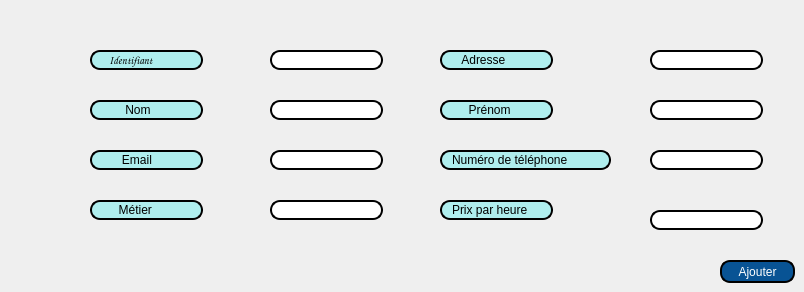
      <widget class="QWidget" name="tab_2">
       <attribute name="title">
        <string>Modifier</string>
       </attribute>
       <widget class="QLineEdit" name="lineEdit_128">
        <property name="geometry">
         <rect>
          <x>650</x>
          <y>150</y>
          <width>113</width>
          <height>20</height>
         </rect>
        </property>
        <property name="styleSheet">
         <string notr="true">border: 2px solid black;
border-radius: 10px;
padding: 0 8px;
background: white;
selection-background-color: gray;</string>
        </property>
       </widget>
       <widget class="QLineEdit" name="lineEdit_129">
        <property name="geometry">
         <rect>
          <x>270</x>
          <y>200</y>
          <width>113</width>
          <height>20</height>
         </rect>
        </property>
        <property name="styleSheet">
         <string notr="true">border: 2px solid black;
border-radius: 10px;
padding: 0 8px;
background: white;
selection-background-color: gray;</string>
        </property>
       </widget>
       <widget class="QLineEdit" name="lineEdit_130">
        <property name="geometry">
         <rect>
          <x>440</x>
          <y>50</y>
          <width>113</width>
          <height>20</height>
         </rect>
        </property>
        <property name="styleSheet">
         <string notr="true">border: 2px solid black;
font: 75 8pt &quot;MS Shell Dlg 2&quot;;
border-radius: 10px;
padding: 0 8px;
background: #AFEEEE;
font: bold, &quot;Comic Sans MS&quot;;;
text-align:center;</string>
        </property>
        <property name="text">
         <string>   Adresse</string>
        </property>
        <property name="readOnly">
         <bool>true</bool>
        </property>
       </widget>
       <widget class="QLineEdit" name="lineEdit_131">
        <property name="geometry">
         <rect>
          <x>650</x>
          <y>100</y>
          <width>113</width>
          <height>20</height>
         </rect>
        </property>
        <property name="styleSheet">
         <string notr="true">border: 2px solid black;
border-radius: 10px;
padding: 0 8px;
background: white;
selection-background-color: gray;</string>
        </property>
       </widget>
       <widget class="QLineEdit" name="lineEdit_132">
        <property name="geometry">
         <rect>
          <x>90</x>
          <y>200</y>
          <width>113</width>
          <height>20</height>
         </rect>
        </property>
        <property name="styleSheet">
         <string notr="true">border: 2px solid black;
font: 75 8pt &quot;MS Shell Dlg 2&quot;;
border-radius: 10px;
padding: 0 8px;
background: #AFEEEE;
font: bold, &quot;Comic Sans MS&quot;;;
text-align:center;</string>
        </property>
        <property name="text">
         <string>     Métier</string>
        </property>
        <property name="readOnly">
         <bool>true</bool>
        </property>
       </widget>
       <widget class="QLineEdit" name="lineEdit_133">
        <property name="geometry">
         <rect>
          <x>270</x>
          <y>50</y>
          <width>113</width>
          <height>20</height>
         </rect>
        </property>
        <property name="styleSheet">
         <string notr="true">border: 2px solid black;
border-radius: 10px;
padding: 0 8px;
background: white;
selection-background-color: gray;</string>
        </property>
       </widget>
       <widget class="QLineEdit" name="lineEdit_134">
        <property name="geometry">
         <rect>
          <x>440</x>
          <y>200</y>
          <width>113</width>
          <height>20</height>
         </rect>
        </property>
        <property name="styleSheet">
         <string notr="true">border: 2px solid black;
font: 75 8pt &quot;MS Shell Dlg 2&quot;;
border-radius: 10px;
padding: 0 8px;
background: #AFEEEE;
font: bold, &quot;Comic Sans MS&quot;;;
text-align:center;</string>
        </property>
        <property name="text">
         <string>Prix par heure</string>
        </property>
        <property name="readOnly">
         <bool>true</bool>
        </property>
       </widget>
       <widget class="QLineEdit" name="lineEdit_135">
        <property name="geometry">
         <rect>
          <x>90</x>
          <y>150</y>
          <width>113</width>
          <height>20</height>
         </rect>
        </property>
        <property name="styleSheet">
         <string notr="true">border: 2px solid black;
font: 75 8pt &quot;MS Shell Dlg 2&quot;;
border-radius: 10px;
padding: 0 8px;
background: #AFEEEE;
font: bold, &quot;Comic Sans MS&quot;;;
text-align:center;</string>
        </property>
        <property name="text">
         <string>      Email</string>
        </property>
        <property name="readOnly">
         <bool>true</bool>
        </property>
       </widget>
       <widget class="QLineEdit" name="lineEdit_136">
        <property name="geometry">
         <rect>
          <x>270</x>
          <y>150</y>
          <width>113</width>
          <height>20</height>
         </rect>
        </property>
        <property name="styleSheet">
         <string notr="true">border: 2px solid black;
border-radius: 10px;
padding: 0 8px;
background: white;
selection-background-color: gray;</string>
        </property>
       </widget>
       <widget class="QLineEdit" name="lineEdit_137">
        <property name="geometry">
         <rect>
          <x>650</x>
          <y>210</y>
          <width>113</width>
          <height>20</height>
         </rect>
        </property>
        <property name="styleSheet">
         <string notr="true">border: 2px solid black;
border-radius: 10px;
padding: 0 8px;
background: white;
selection-background-color: gray;</string>
        </property>
       </widget>
       <widget class="QLineEdit" name="lineEdit_138">
        <property name="geometry">
         <rect>
          <x>90</x>
          <y>50</y>
          <width>113</width>
          <height>20</height>
         </rect>
        </property>
        <property name="font">
         <font>
          <family>Comic Sans MS</family>
          <pointsize>8</pointsize>
          <weight>75</weight>
          <italic>false</italic>
          <bold>true</bold>
         </font>
        </property>
        <property name="toolTip">
         <string>&lt;html&gt;&lt;head/&gt;&lt;body&gt;&lt;p align=&quot;center&quot;&gt;&lt;br/&gt;&lt;/p&gt;&lt;/body&gt;&lt;/html&gt;</string>
        </property>
        <property name="styleSheet">
         <string notr="true">border: 2px solid black;
font: 75 8pt &quot;MS Shell Dlg 2&quot;;
border-radius: 10px;
padding: 0 8px;
background: #AFEEEE;
font: bold, &quot;Comic Sans MS&quot;;;
text-align:center;
</string>
        </property>
        <property name="text">
         <string>   Identifiant</string>
        </property>
        <property name="readOnly">
         <bool>true</bool>
        </property>
       </widget>
       <widget class="QLineEdit" name="lineEdit_139">
        <property name="geometry">
         <rect>
          <x>90</x>
          <y>100</y>
          <width>113</width>
          <height>20</height>
         </rect>
        </property>
        <property name="styleSheet">
         <string notr="true">border: 2px solid black;
font: 75 8pt &quot;MS Shell Dlg 2&quot;;
border-radius: 10px;
padding: 0 8px;
background: #AFEEEE;
font: bold, &quot;Comic Sans MS&quot;;;
text-align:center;</string>
        </property>
        <property name="text">
         <string>       Nom</string>
        </property>
        <property name="readOnly">
         <bool>true</bool>
        </property>
       </widget>
       <widget class="QPushButton" name="Ajouter_Employe_5">
        <property name="geometry">
         <rect>
          <x>720</x>
          <y>260</y>
          <width>75</width>
          <height>23</height>
         </rect>
        </property>
        <property name="styleSheet">
         <string notr="true">border: 2px solid black;
border-radius: 10px;
padding: 0 8px;
color: rgb(255, 255, 255);
background:#085394	;
font: bold, &quot;Comic Sans MS&quot;;
</string>
        </property>
        <property name="text">
         <string>Ajouter</string>
        </property>
       </widget>
       <widget class="QLineEdit" name="lineEdit_140">
        <property name="geometry">
         <rect>
          <x>440</x>
          <y>100</y>
          <width>113</width>
          <height>20</height>
         </rect>
        </property>
        <property name="styleSheet">
         <string notr="true">border: 2px solid black;
font: 75 8pt &quot;MS Shell Dlg 2&quot;;
border-radius: 10px;
padding: 0 8px;
background: #AFEEEE;
font: bold, &quot;Comic Sans MS&quot;;;
text-align:center;</string>
        </property>
        <property name="text">
         <string>     Prénom</string>
        </property>
        <property name="readOnly">
         <bool>true</bool>
        </property>
       </widget>
       <widget class="QLineEdit" name="lineEdit_141">
        <property name="geometry">
         <rect>
          <x>440</x>
          <y>150</y>
          <width>171</width>
          <height>20</height>
         </rect>
        </property>
        <property name="styleSheet">
         <string notr="true">border: 2px solid black;
font: 75 8pt &quot;MS Shell Dlg 2&quot;;
border-radius: 10px;
padding: 0 8px;
background: #AFEEEE;
font: bold, &quot;Comic Sans MS&quot;;;
text-align:center;</string>
        </property>
        <property name="text">
         <string>Numéro de téléphone</string>
        </property>
        <property name="readOnly">
         <bool>true</bool>
        </property>
       </widget>
       <widget class="QLineEdit" name="lineEdit_142">
        <property name="geometry">
         <rect>
          <x>650</x>
          <y>50</y>
          <width>113</width>
          <height>20</height>
         </rect>
        </property>
        <property name="styleSheet">
         <string notr="true">border: 2px solid black;
border-radius: 10px;
padding: 0 8px;
background: white;
selection-background-color: gray;</string>
        </property>
       </widget>
       <widget class="QLineEdit" name="lineEdit_143">
        <property name="geometry">
         <rect>
          <x>270</x>
          <y>100</y>
          <width>113</width>
          <height>20</height>
         </rect>
        </property>
        <property name="styleSheet">
         <string notr="true">border: 2px solid black;
border-radius: 10px;
padding: 0 8px;
background: white;
selection-background-color: gray;</string>
        </property>
       </widget>
      </widget>
